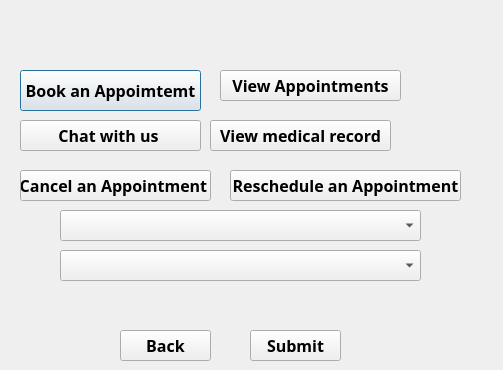
<?xml version="1.0" encoding="UTF-8"?>
<ui version="4.0">
 <class>PatientManagmentWindow</class>
 <widget class="QDialog" name="PatientManagmentWindow">
  <property name="geometry">
   <rect>
    <x>0</x>
    <y>0</y>
    <width>503</width>
    <height>370</height>
   </rect>
  </property>
  <property name="font">
   <font>
    <family>Script MT Bold</family>
    <pointsize>14</pointsize>
    <bold>true</bold>
   </font>
  </property>
  <property name="windowTitle">
   <string>Dialog</string>
  </property>
  <widget class="QLabel" name="labelUsername">
   <property name="geometry">
    <rect>
     <x>300</x>
     <y>20</y>
     <width>91</width>
     <height>21</height>
    </rect>
   </property>
   <property name="text">
    <string/>
   </property>
  </widget>
  <widget class="QPushButton" name="pushButtonBook">
   <property name="geometry">
    <rect>
     <x>20</x>
     <y>70</y>
     <width>181</width>
     <height>41</height>
    </rect>
   </property>
   <property name="font">
    <font>
     <family>Forte</family>
     <pointsize>12</pointsize>
     <bold>true</bold>
    </font>
   </property>
   <property name="text">
    <string>Book an Appoimtemt</string>
   </property>
  </widget>
  <widget class="QPushButton" name="pushButtonCancel">
   <property name="geometry">
    <rect>
     <x>20</x>
     <y>170</y>
     <width>191</width>
     <height>31</height>
    </rect>
   </property>
   <property name="font">
    <font>
     <family>Forte</family>
     <pointsize>12</pointsize>
     <bold>true</bold>
    </font>
   </property>
   <property name="text">
    <string>Cancel an Appointment </string>
   </property>
  </widget>
  <widget class="QPushButton" name="pushButtonReschedule">
   <property name="geometry">
    <rect>
     <x>230</x>
     <y>170</y>
     <width>231</width>
     <height>31</height>
    </rect>
   </property>
   <property name="font">
    <font>
     <family>Forte</family>
     <pointsize>12</pointsize>
     <bold>true</bold>
    </font>
   </property>
   <property name="text">
    <string>Reschedule an Appointment</string>
   </property>
  </widget>
  <widget class="QPushButton" name="pushButtonMedical_Record">
   <property name="geometry">
    <rect>
     <x>210</x>
     <y>120</y>
     <width>181</width>
     <height>31</height>
    </rect>
   </property>
   <property name="font">
    <font>
     <family>Forte</family>
     <pointsize>12</pointsize>
     <bold>true</bold>
    </font>
   </property>
   <property name="text">
    <string>View medical record</string>
   </property>
  </widget>
  <widget class="QPushButton" name="pushButtonChat">
   <property name="geometry">
    <rect>
     <x>20</x>
     <y>120</y>
     <width>181</width>
     <height>31</height>
    </rect>
   </property>
   <property name="font">
    <font>
     <family>Forte</family>
     <pointsize>12</pointsize>
     <bold>true</bold>
    </font>
   </property>
   <property name="text">
    <string>Chat with us </string>
   </property>
  </widget>
  <widget class="QComboBox" name="comboBoxReschedule">
   <property name="geometry">
    <rect>
     <x>60</x>
     <y>250</y>
     <width>361</width>
     <height>31</height>
    </rect>
   </property>
   <property name="font">
    <font>
     <family>Forte</family>
     <pointsize>12</pointsize>
     <bold>true</bold>
    </font>
   </property>
  </widget>
  <widget class="QComboBox" name="comboBoxCancel">
   <property name="geometry">
    <rect>
     <x>60</x>
     <y>210</y>
     <width>361</width>
     <height>31</height>
    </rect>
   </property>
   <property name="font">
    <font>
     <family>Forte</family>
     <pointsize>12</pointsize>
     <bold>true</bold>
    </font>
   </property>
  </widget>
  <widget class="QPushButton" name="pushButtonSubmit">
   <property name="geometry">
    <rect>
     <x>250</x>
     <y>330</y>
     <width>91</width>
     <height>31</height>
    </rect>
   </property>
   <property name="font">
    <font>
     <family>Script MT Bold</family>
     <pointsize>12</pointsize>
     <bold>true</bold>
    </font>
   </property>
   <property name="text">
    <string>Submit</string>
   </property>
  </widget>
  <widget class="QPushButton" name="pushButton">
   <property name="geometry">
    <rect>
     <x>120</x>
     <y>330</y>
     <width>91</width>
     <height>31</height>
    </rect>
   </property>
   <property name="font">
    <font>
     <family>Script MT Bold</family>
     <pointsize>12</pointsize>
     <bold>true</bold>
    </font>
   </property>
   <property name="text">
    <string>Back</string>
   </property>
  </widget>
  <widget class="QPushButton" name="pushButtonMedical_Record_2">
   <property name="geometry">
    <rect>
     <x>220</x>
     <y>70</y>
     <width>181</width>
     <height>31</height>
    </rect>
   </property>
   <property name="font">
    <font>
     <family>Forte</family>
     <pointsize>12</pointsize>
     <bold>true</bold>
    </font>
   </property>
   <property name="text">
    <string>View Appointments</string>
   </property>
  </widget>
  <widget class="QLabel" name="labelHello_2">
   <property name="geometry">
    <rect>
     <x>30</x>
     <y>10</y>
     <width>191</width>
     <height>31</height>
    </rect>
   </property>
   <property name="text">
    <string/>
   </property>
  </widget>
 </widget>
 <resources/>
 <connections/>
</ui>
